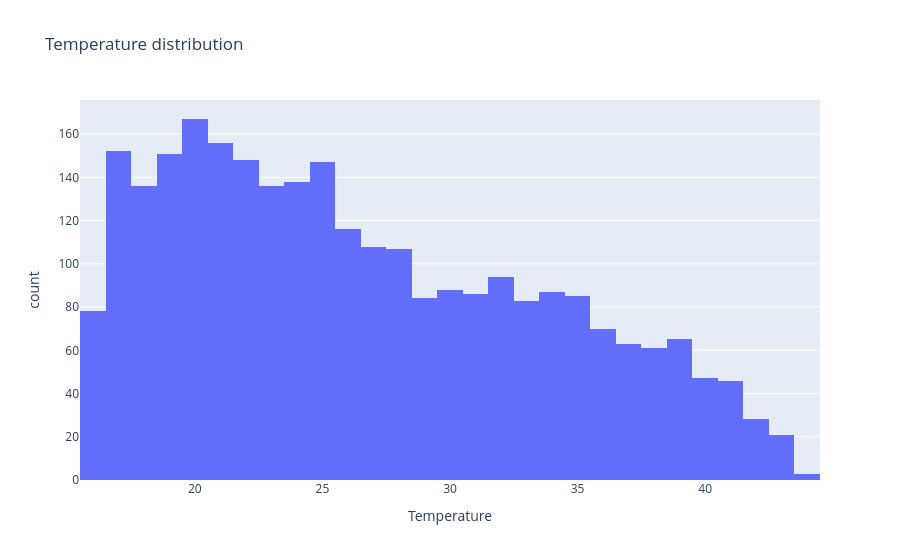

Here is the notebook cell this chart was saved with:
### Code cell
px.histogram(tomato_cmr_df,
            x='Temperature',
            title='Temperature distribution')

### Figure 1 — Plotly figure (JSON) as saved in the notebook; plotly's stock layout.template omitted (floating-point values rounded to 4 significant figures; data arrays with more than 128 entries replaced by an {"elided": "..."} marker saying what was removed)
{"data": [{"bingroup": "x", "hovertemplate": "Temperature=%{x}<br>count=%{y}<extra></extra>", "legendgroup": "", "marker": {"color": "#636efa", "pattern": {"shape": ""}}, "name": "", "orientation": "v", "showlegend": false, "type": "histogram", "x": {"elided": "2751 float values"}, "xaxis": "x", "yaxis": "y"}], "layout": {"autosize": true, "barmode": "relative", "legend": {"tracegroupgap": 0}, "title": {"text": "Temperature distribution"}, "xaxis": {"anchor": "y", "autorange": true, "domain": [0, 1], "range": [15.5, 44.5], "title": {"text": "Temperature"}, "type": "linear"}, "yaxis": {"anchor": "x", "autorange": true, "domain": [0, 1], "range": [0, 175.8], "title": {"text": "count"}}}}
